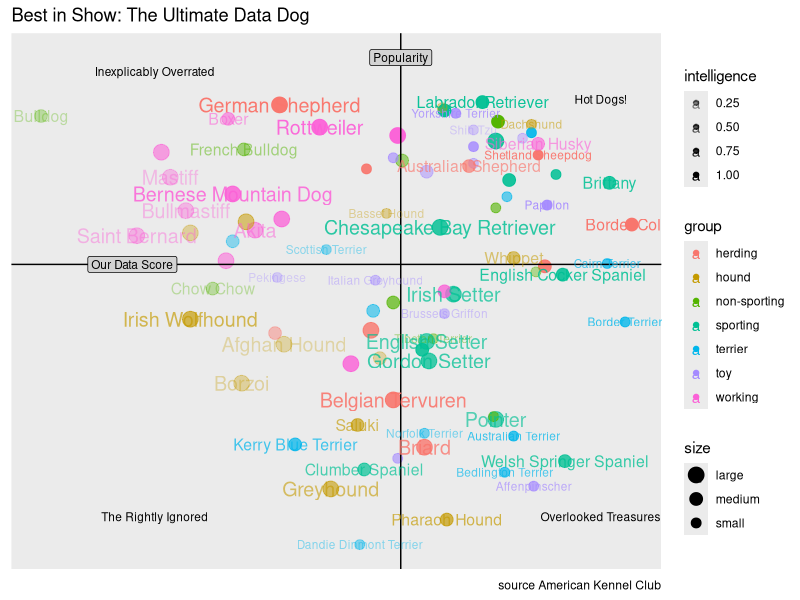

This chart was generated by the following R code:
## ---- chunk 1
knitr::opts_chunk$set(echo = TRUE)
## ---- chunk 2
library(tidyverse)
## ---- chunk 3
dogs <- readxl::read_xlsx('ds202_dawgs.xlsx', 'Best in show full sheet')
## ---- chunk 4
colnames(dogs) <- as.character(unlist(dogs[3, ]))
dogs = dogs[-(1:3), ]
## ---- chunk 5
colnames(dogs)[3] <- "group"
colnames(dogs)[5] <- "data score"
colnames(dogs)[6] <- "popularity"
colnames(dogs)[12] <- "intelligence"
colnames(dogs)[32] <- "size"
## ---- chunk 6
dogs <- dogs[, !duplicated(colnames(dogs))]
#  select(c(`Dog breed`, `data score`, `popularity`, `intelligence`, `size`, `group`))
## ---- chunk 7
colnames(dogs)[2] <- "col2"
dogs <- dogs %>%
  select(`Dog breed`, `data score`, `popularity`, `intelligence`, `size`, `group`)
## ---- chunk 8
dogs <- dogs %>%
  mutate_at(.vars = vars(`data score`, `popularity`, `intelligence`),
            .funs = funs(as.numeric))
## ---- chunk 9

dogs <- dogs %>%
  mutate(size = as.factor(size),
         group = as.factor(group))
## ---- chunk 10
dogs <- dogs %>%
  filter(!is.na(`data score`), !is.na(popularity))

mean_pop <- mean(dogs$popularity)
mean_score <- mean(dogs$`data score`)
## ---- chunk 11
dogs %>%
  ggplot(aes(x = `data score`, y = -popularity, color = group, size = size,
             label = `Dog breed`, alpha = intelligence)) +
  geom_point() +
  geom_vline(xintercept = mean_score) +
  geom_hline(yintercept = -mean_pop) +
  geom_text(mapping = aes(label = `Dog breed`), label.size = 10, check_overlap = TRUE) +
  scale_size_manual(values = c(5, 4, 3)) +
  scale_alpha_continuous(range = c(.3, 1)) +
  theme(axis.text.y = element_blank(),
        axis.text.x = element_blank(),
        axis.ticks = element_blank(),
        axis.title = element_blank(),
        line = element_blank()) +
  labs(title = "Best in Show: The Ultimate Data Dog",
       caption = "source American Kennel Club") +
  annotate(geom = "text", x = 1.5, y = 10, label = "Inexplicably Overrated", size = 3) +
  annotate(geom = "text", x = 1.5, y = -150, label = "The Rightly Ignored", size = 3) +
  annotate(geom = "text", x = 3.5, y = 0, label = "Hot Dogs!", size = 3) +
  annotate(geom = "text", x = 3.5, y = -150, label = "Overlooked Treasures", size = 3) +
  annotate(geom = "label", x = mean_score, y = 15, label = "Popularity", size = 3, 
           fill = "lightgray") +
  annotate(geom = "label", x = 1.4, y = -mean_pop, label = "Our Data Score", size = 3,
           fill = "lightgray")
